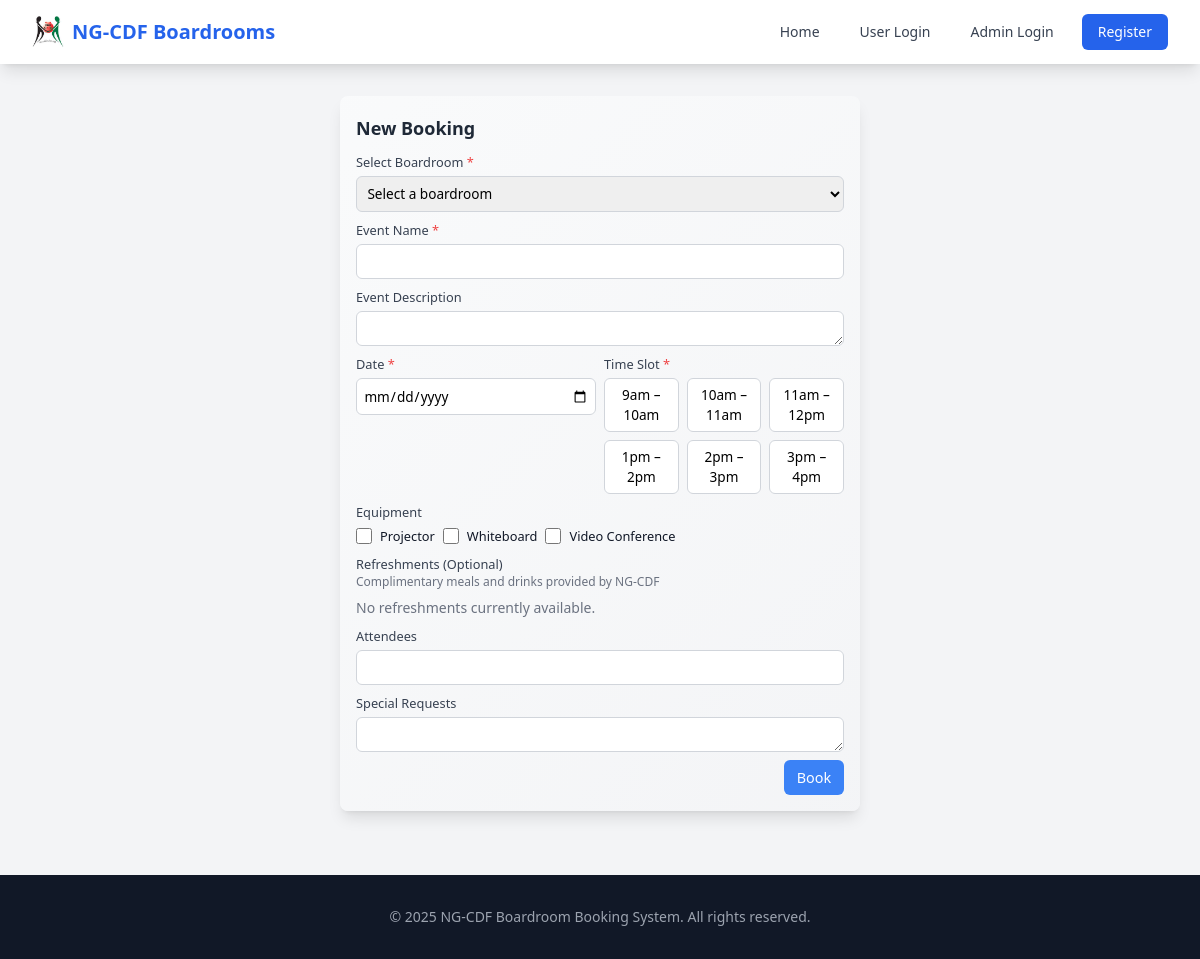
/booking.php, run on an earlier commit of the app's database.
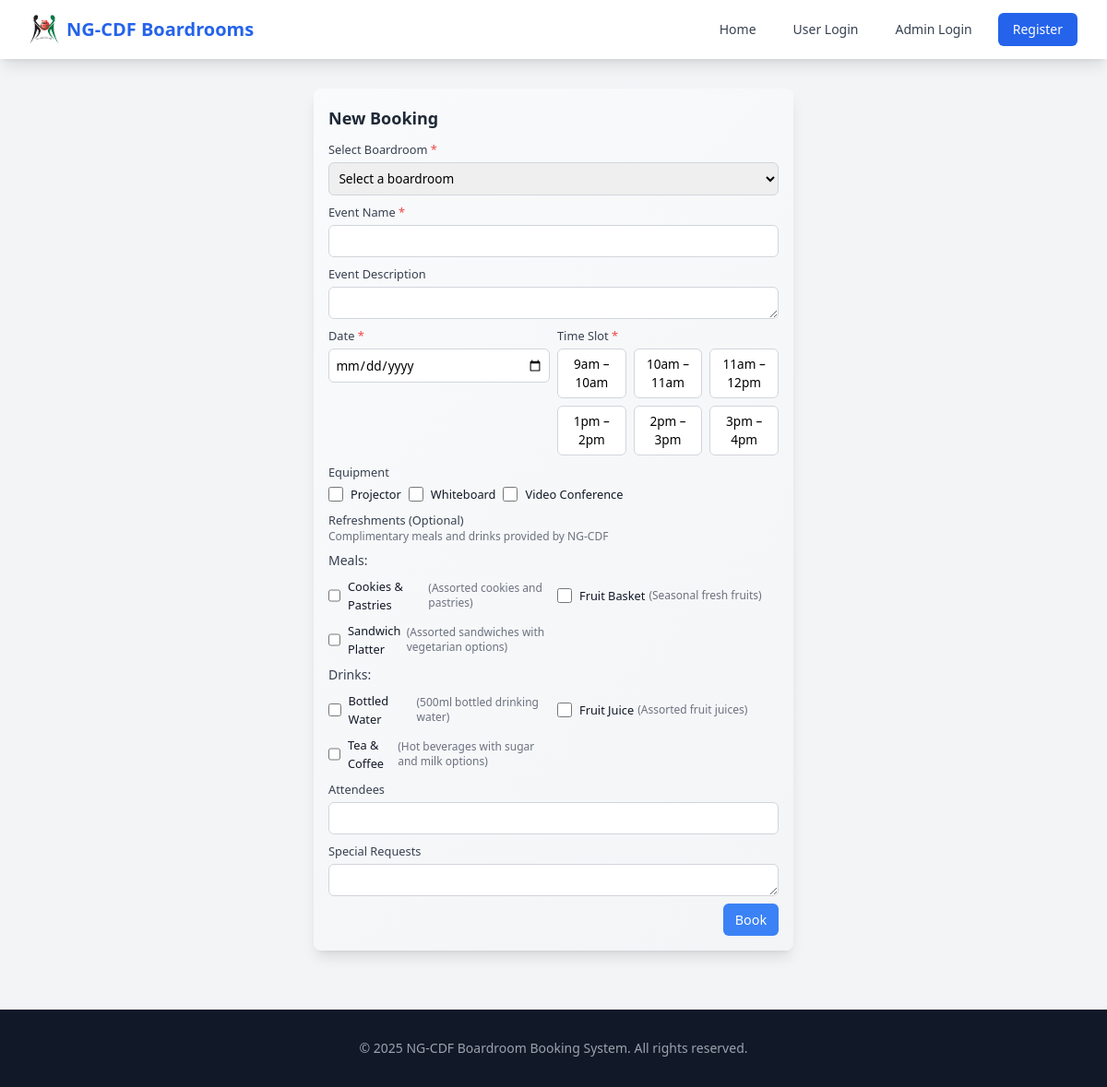
And on a later commit of the database.
### tables this page shows
CREATE TABLE meals_drinks (
    id INT AUTO_INCREMENT PRIMARY KEY,
    name VARCHAR(255) NOT NULL,
    category ENUM('meal', 'drink') NOT NULL,
    description TEXT,
    price DECIMAL(10,2) DEFAULT 0.00,
    available BOOLEAN DEFAULT TRUE,
    image_url VARCHAR(500),
    created_by INT NOT NULL,
    created_at TIMESTAMP DEFAULT CURRENT_TIMESTAMP,
    updated_at TIMESTAMP DEFAULT CURRENT_TIMESTAMP ON UPDATE CURRENT_TIMESTAMP,
    FOREIGN KEY (created_by) REFERENCES users(id)
);

### booking.php (the view, shortened to what this page needs)
<?php
include 'db_connect.php';
$room_id = isset($_GET['room_id']) ? intval($_GET['room_id']) : 0;
$available_items = [];
$items_sql = "SELECT * FROM meals_drinks WHERE available = 1 ORDER BY category, name";
$items_result = $conn->query($items_sql);
if ($items_result->num_rows > 0) {
    while($item = $items_result->fetch_assoc()) {
        $available_items[] = $item;
    }
}
?>
<!DOCTYPE html>
<html lang="en">
<head>
    <script src="https://cdn.tailwindcss.com"></script>
    <link href="https://unpkg.com/aos@2.3.1/dist/aos.css" rel="stylesheet">
</head>
<body class="bg-gray-100">
    <?php include 'navbar.php'; ?>
    <main class="container mx-auto px-4 py-6">
        <section class="booking-section rounded-lg shadow-lg" data-aos="fade-up">
            <h2 class="text-2xl font-bold text-gray-800 mb-2">New Booking</h2>
            <form action="booking.php" method="POST" class="compact-form">
                <div class="form-row">
                    <label for="room_id" class="block text-sm font-medium text-gray-700 required-field">Select Boardroom</label>
                    <select id="room_id" name="room_id" required class="form-input mt-1 block w-full">
                        <option value="" <?= $room_id == 0 ? 'selected' : '' ?>>Select a boardroom</option>
                    </select>
                </div>
                <div class="form-row">
                    <label for="event-name" class="block text-sm font-medium text-gray-700 required-field">Event Name</label>
                    <input type="text" id="event-name" name="event-name" required class="form-input mt-1 block w-full">
                </div>
                <div class="form-row">
                    <label for="event-description" class="block text-sm font-medium text-gray-700">Event Description</label>
                    <textarea id="event-description" name="event-description" rows="1" class="form-input mt-1 block w-full"></textarea>
                </div>
                <div class="grid grid-cols-1 md:grid-cols-2 gap-2">
                    <div class="form-row">
                        <label for="booking-date" class="block text-sm font-medium text-gray-700 required-field">Date</label>
                        <input type="date" id="booking-date" name="booking-date" min="<?= date('Y-m-d') ?>" required class="form-input mt-1 block w-full">
                    </div>
                    <div class="form-row">
                        <label for="time-slot" class="block text-sm font-medium text-gray-700 required-field">Time Slot</label>
                        <div id="time-slot-container" class="mt-1 grid grid-cols-3 gap-2"></div>
                    </div>
                </div>
                <div class="form-row">
                    <label class="block text-sm font-medium text-gray-700">Equipment</label>
                    <div class="mt-1 flex flex-wrap gap-2">
                        <label class="inline-flex items-center text-sm">
                            <input id="projector" name="equipment[]" type="checkbox" value="Projector" class="h-4 w-4 text-blue-600 border-gray-300 rounded focus:ring-blue-500">
                            <span class="ml-2 text-gray-900">Projector</span>
                        </label>
                        <label class="inline-flex items-center text-sm">
                            <input id="whiteboard" name="equipment[]" type="checkbox" value="Whiteboard" class="h-4 w-4 text-blue-600 border-gray-300 rounded focus:ring-blue-500">
                            <span class="ml-2 text-gray-900">Whiteboard</span>
                        </label>
                        <label class="inline-flex items-center text-sm">
                            <input id="video-conference" name="equipment[]" type="checkbox" value="Video Conference System" class="h-4 w-4 text-blue-600 border-gray-300 rounded focus:ring-blue-500">
                            <span class="ml-2 text-gray-900">Video Conference</span>
                        </label>
                    </div>
                </div>
                <div class="form-row">
                    <label class="block text-sm font-medium text-gray-700">Refreshments (Optional)</label>
                    <p class="text-xs text-gray-500 mb-2">Complimentary meals and drinks provided by NG-CDF</p>
                    <div class="mt-1 space-y-2">
                        <?php if (!empty($available_items)): ?>
                            <?php
                            $meals = array_filter($available_items, function($item) { return $item['category'] == 'meal'; });
                            $drinks = array_filter($available_items, function($item) { return $item['category'] == 'drink'; });
                            ?>
                            <?php if (!empty($meals)): ?>
                            <div>
                                <p class="text-sm font-medium text-gray-700 mb-2">Meals:</p>
                                <div class="grid grid-cols-1 md:grid-cols-2 gap-2">
                                    <?php foreach ($meals as $meal): ?>
                                    <label class="flex items-center text-sm">
                                        <input type="checkbox" name="refreshments[]" value="<?= $meal['name'] ?>" class="h-4 w-4 text-orange-600 border-gray-300 rounded focus:ring-orange-500">
                                        <span class="ml-2 text-gray-900"><?= htmlspecialchars($meal['name']) ?></span>
                                        <?php if (!empty($meal['description'])): ?>
                                        <span class="ml-1 text-xs text-gray-500">(<?= htmlspecialchars($meal['description']) ?>)</span>
                                        <?php endif; ?>
                                    </label>
                                    <?php endforeach; ?>
                                </div>
                            </div>
                            <?php endif; ?>
                            <?php if (!empty($drinks)): ?>
                            <div>
                                <p class="text-sm font-medium text-gray-700 mb-2">Drinks:</p>
                                <div class="grid grid-cols-1 md:grid-cols-2 gap-2">
                                    <?php foreach ($drinks as $drink): ?>
                                    <label class="flex items-center text-sm">
                                        <input type="checkbox" name="refreshments[]" value="<?= $drink['name'] ?>" class="h-4 w-4 text-blue-600 border-gray-300 rounded focus:ring-blue-500">
                                        <span class="ml-2 text-gray-900"><?= htmlspecialchars($drink['name']) ?></span>
                                        <?php if (!empty($drink['description'])): ?>
                                        <span class="ml-1 text-xs text-gray-500">(<?= htmlspecialchars($drink['description']) ?>)</span>
                                        <?php endif; ?>
                                    </label>
                                    <?php endforeach; ?>
                                </div>
                            </div>
                            <?php endif; ?>
                        <?php else: ?>
                            <p class="text-sm text-gray-500">No refreshments currently available.</p>
                        <?php endif; ?>
                    </div>
                </div>
                <div class="form-row">
                    <label for="attendees" class="block text-sm font-medium text-gray-700">Attendees</label>
                    <input type="number" id="attendees" name="attendees" min="1" class="form-input mt-1 block w-full">
                </div>
                <div class="form-row">
                    <label for="special-requests" class="block text-sm font-medium text-gray-700">Special Requests</label>
                    <textarea id="special-requests" name="special-requests" rows="1" class="form-input mt-1 block w-full"></textarea>
                </div>
                <div class="flex justify-end mt-2">
                    <button type="submit" class="submit-button">
                        Book
                    </button>
                </div>
            </form>
        </section>
    </main>
    <footer class="bg-gray-900 text-gray-400 py-8 mt-8">
        <div class="container mx-auto px-4 text-center">
            <p class="text-gray-400 text-sm">
                &copy; 2025 NG-CDF Boardroom Booking System. All rights reserved.
            </p>
        </div>
    </footer>
</body>
</html>

### navbar.php (shortened to what this page needs)
<nav class="bg-white shadow-lg fixed w-full top-0 z-50">
    <div class="max-w-7xl mx-auto px-4 sm:px-6 lg:px-8">
        <div class="flex justify-between h-16">
            <div class="flex items-center">
                <div class="flex-shrink-0 flex items-center">
                    <img class="h-8 w-8 rounded" src="cdfpicture.jpg" alt="NG-CDF Logo">
                    <span class="ml-2 text-xl font-bold text-blue-600">NG-CDF Boardrooms</span>
                </div>
            </div>
            <div class="hidden sm:ml-6 sm:flex sm:items-center space-x-4">
                <?php if (isset($_SESSION['user_id'])): ?>
                    <?php if ($_SESSION['role'] == 'admin'): ?>
                        <a href="admin_dashboard.php" class="text-gray-700 hover:text-blue-600 px-3 py-2 text-sm font-medium <?= basename($_SERVER['PHP_SELF']) == 'admin_dashboard.php' ? 'border-b-2 border-blue-600' : '' ?>">
                            Admin Dashboard (<?= ucfirst(str_replace('_', ' ', $_SESSION['admin_type'])) ?>)
                        </a>
                    <?php endif; ?>
                    <a href="index.php" class="text-gray-700 hover:text-blue-600 px-3 py-2 text-sm font-medium <?= basename($_SERVER['PHP_SELF']) == 'index.php' ? 'border-b-2 border-blue-600' : '' ?>">Home</a>
                    <a href="bookings.php" class="text-gray-700 hover:text-blue-600 px-3 py-2 text-sm font-medium <?= basename($_SERVER['PHP_SELF']) == 'bookings.php' ? 'border-b-2 border-blue-600' : '' ?>">My Bookings</a>
                    <a href="rooms.php" class="text-gray-700 hover:text-blue-600 px-3 py-2 text-sm font-medium <?= basename($_SERVER['PHP_SELF']) == 'rooms.php' ? 'border-b-2 border-blue-600' : '' ?>">Rooms</a>
                    <a href="booking.php" class="text-gray-700 hover:text-blue-600 px-3 py-2 text-sm font-medium <?= basename($_SERVER['PHP_SELF']) == 'booking.php' ? 'border-b-2 border-blue-600' : '' ?>">New Booking</a>
                    <a href="calendar.php" class="text-gray-700 hover:text-blue-600 px-3 py-2 text-sm font-medium <?= basename($_SERVER['PHP_SELF']) == 'calendar.php' ? 'border-b-2 border-blue-600' : '' ?>">
                        <i data-feather="calendar" class="w-4 h-4 inline mr-1"></i>Calendar
                    </a>
                    <div class="flex items-center space-x-2">
                        <span class="text-sm text-gray-700">
                            Welcome, <?= htmlspecialchars($_SESSION['username']) ?>
                            <?php if ($_SESSION['role'] == 'admin'): ?>
                                <span class="text-xs text-purple-600">(<?= ucfirst(str_replace('_', ' ', $_SESSION['admin_type'])) ?>)</span>
                            <?php endif; ?>
                        </span>
                        <a href="logout.php" class="bg-red-600 hover:bg-red-700 text-white px-4 py-2 rounded-md text-sm font-medium transition duration-300">
                            <i data-feather="log-out" class="w-4 h-4 inline mr-1"></i>
                            Logout
                        </a>
                    </div>
                <?php else: ?>
                    <a href="index.php" class="text-gray-700 hover:text-blue-600 px-3 py-2 text-sm font-medium">Home</a>
                    <a href="login.php" class="text-gray-700 hover:text-blue-600 px-3 py-2 text-sm font-medium">User Login</a>
                    <a href="admin_login.php" class="text-gray-700 hover:text-purple-600 px-3 py-2 text-sm font-medium">Admin Login</a>
                    <a href="register.php" class="bg-blue-600 hover:bg-blue-700 text-white px-4 py-2 rounded-md text-sm font-medium transition duration-300">Register</a>
                <?php endif; ?>
            </div>
        </div>
    </div>
</nav>
<div class="navbar-spacer" aria-hidden="true"></div>

### booking.php (style rules this page uses)
.booking-section { background: linear-gradient(135deg, rgba(249,250,251,0.95) 0%, rgba(243,244,246,0.95) 100%); border-radius: 0.75rem; box-shadow: 0 6px 18px rgba(0,0,0,0.06); padding: 1rem; max-width: 520px; margin: 0.5rem auto; }
.booking-section h2 { color: #1F2937; font-size: 1.125rem; margin-bottom: 0.5rem; }
.form-input { border: 1px solid #D1D5DB; border-radius: 0.375rem; padding: 0.4rem; transition: border-color 0.2s; font-size: 0.85rem; }
.submit-button { background-color: #3B82F6; color: white; padding: 0.4rem 0.8rem; border-radius: 0.375rem; transition: background-color 0.2s; font-size: 0.9rem; }
.compact-form .form-row { margin-bottom: 0.5rem; }
.compact-form label { font-size: 0.8rem; }
.required-field::after { content: " *"; color: #EF4444; }

### navbar.php (style rules this page uses)
:root { --navbar-height: 64px; }
.navbar-spacer { height: var(--navbar-height); width: 100%; }

What changed in the data, as far as the page shows it:
added meals_drinks: name "Cookies & Pastries", description "Assorted cookies and pastries", shown under "New Booking"
added meals_drinks: name "Fruit Basket", description "Seasonal fresh fruits", shown under "New Booking"
added meals_drinks: name "Sandwich Platter", description "Assorted sandwiches with vegetarian options", shown under "New Booking"
added meals_drinks: name "Bottled Water", description "500ml bottled drinking water"
added meals_drinks: name "Fruit Juice", description "Assorted fruit juices"
added meals_drinks: name "Tea & Coffee", description "Hot beverages with sugar and milk options"
Also different on the page:
text no longer shown: "No refreshments currently available."
text now shown: "Meals: Drinks:"
